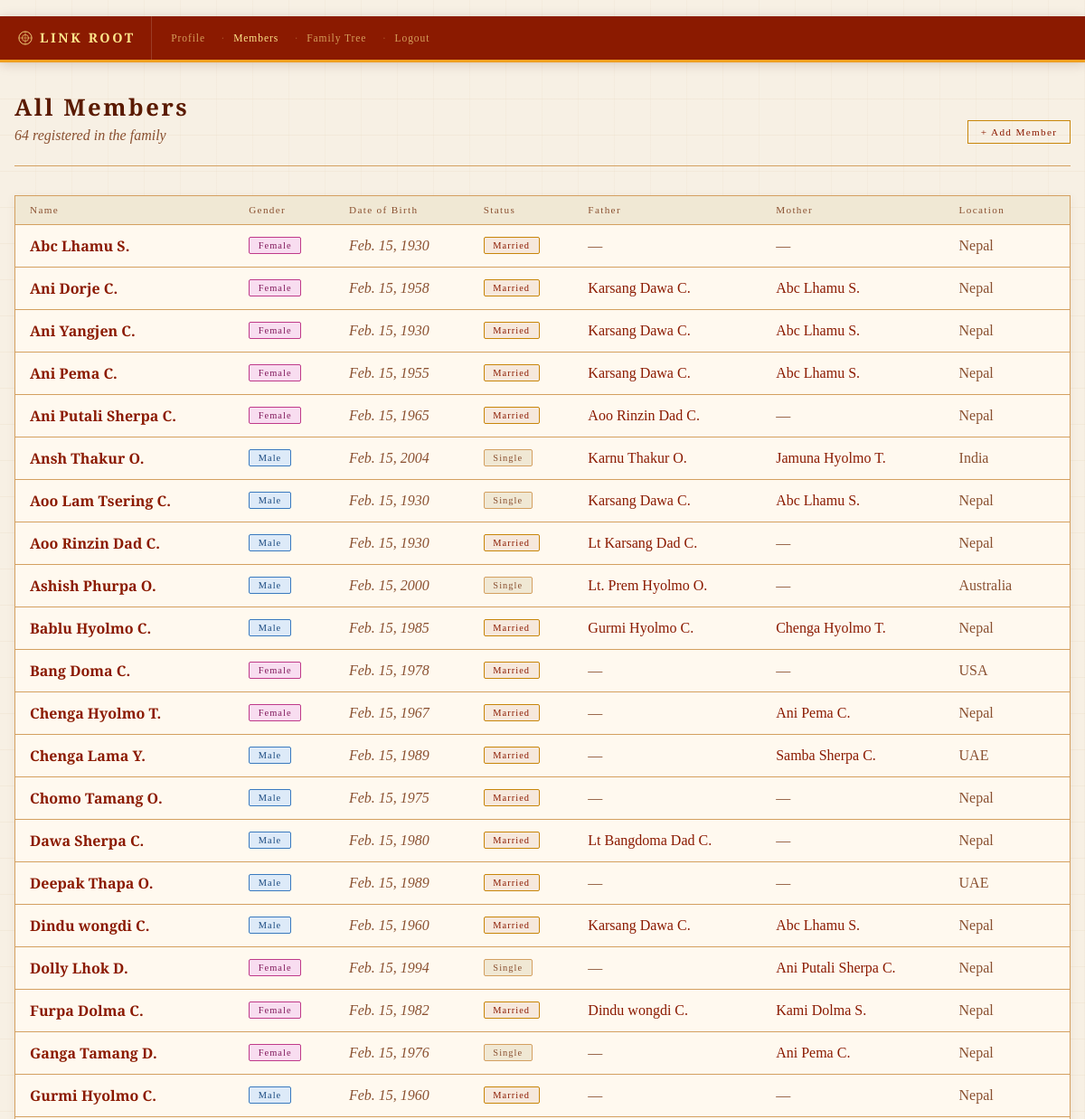
/accounts/family/ (signed in, upper part), run on an earlier commit of the app's database.
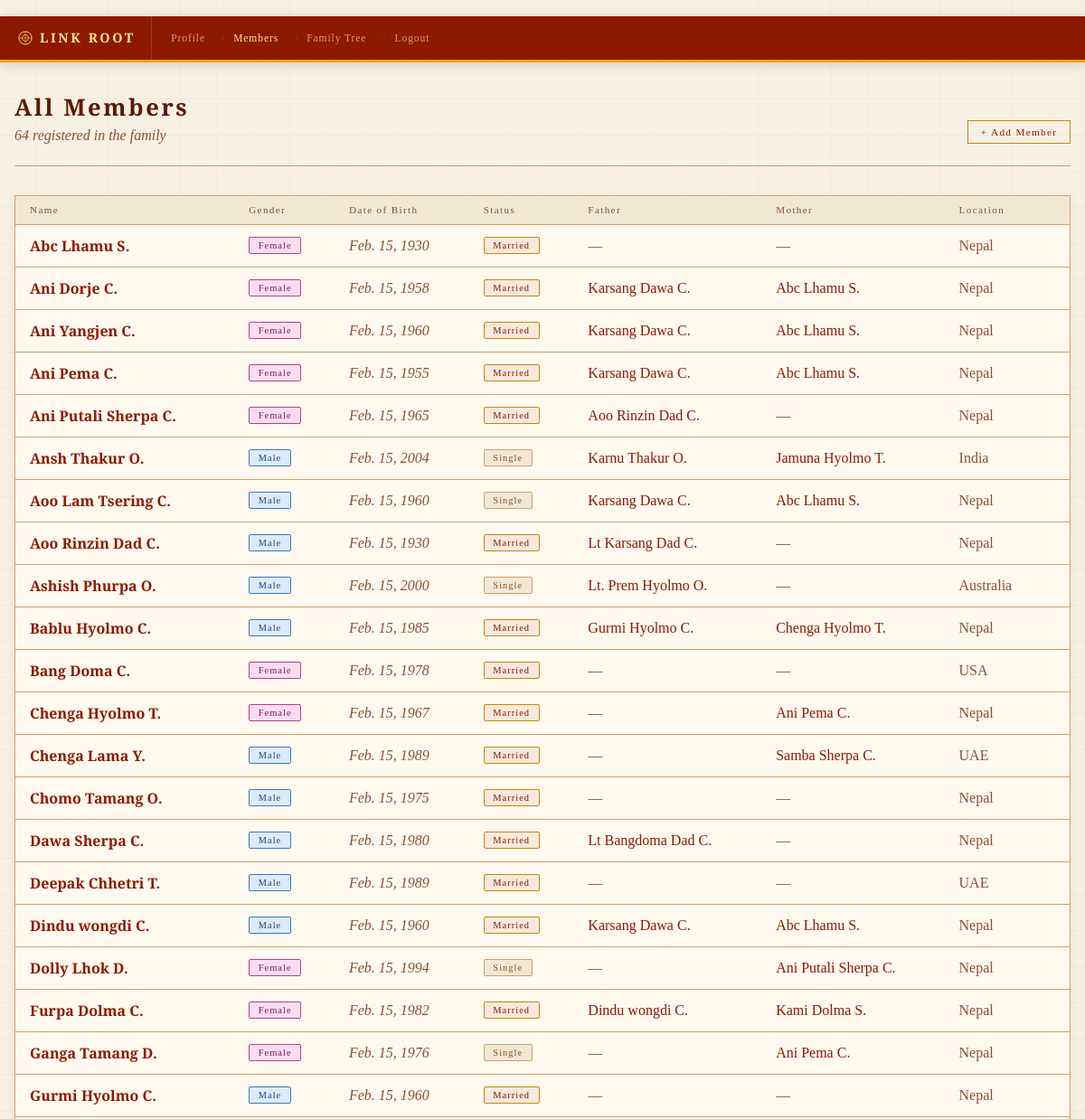
And on a later commit of the database.
### accounts/models.py (models this page shows, shortened)
class FamilyMember(models.Model):
    user         = models.ForeignKey(User, on_delete=models.CASCADE, null=True, blank=True)
    family_group = models.ForeignKey(FamilyGroup, on_delete=models.SET_NULL, null=True, blank=True, related_name='members')
    first_name   = models.CharField(max_length=100)
    middle_name  = models.CharField(max_length=100, blank=True)
    last_name    = models.CharField(max_length=100)
    gender         = models.CharField(max_length=1, choices=GENDER_CHOICES, null=True, blank=True)
    marital_status = models.CharField(max_length=10, choices=MARITAL_STATUS, default='Single')
    date_of_birth  = models.DateField(null=True, blank=True)
    date_of_death  = models.DateField(null=True, blank=True)
    address        = models.TextField(blank=True)
    photo          = models.ImageField(upload_to='members/', blank=True, null=True)
    phone          = models.CharField(max_length=30, blank=True)
    facebook       = models.CharField(max_length=200, blank=True)
    instagram      = models.CharField(max_length=200, blank=True)
    father = models.ForeignKey(
        'self', null=True, blank=True,
        on_delete=models.SET_NULL,
        related_name='children_of_father'
    )
    mother = models.ForeignKey(
        'self', null=True, blank=True,
        on_delete=models.SET_NULL,
        related_name='children_of_mother'
    )
    spouse = models.ForeignKey(
        'self', null=True, blank=True,
        on_delete=models.SET_NULL,
        related_name='married_to'
    )
    def __str__(self):
        if self.middle_name:
            return f"{self.first_name} {self.middle_name} {self.last_name[0]}."
        return f"{self.first_name} {self.last_name[0]}."

### accounts/views.py (the view)
# urls.py: path('family/', views.family_list, name='family_list'),
@login_required
def family_list(request):
    q = request.GET.get('q', '')
    user_group = _get_user_group(request.user)
    if request.user.is_staff or request.user.is_superuser:
        members = FamilyMember.objects.all()
    elif user_group:
        members = FamilyMember.objects.filter(family_group=user_group)
    else:
        members = FamilyMember.objects.all()
    if q:
        members = members.filter(first_name__icontains=q) | members.filter(last_name__icontains=q)
    members = members.distinct().order_by('first_name', 'last_name')
    return render(request, 'accounts/family_list.html', {'members': members, 'q': q})

### accounts/views.py (called while the page is built)
def _get_user_group(user):
    prof = UserProfile.objects.filter(user=user).first()
    return prof.family_group if prof else None

### accounts/templates/accounts/family_list.html (shortened to what this page needs)
﻿{% extends 'accounts/base.html' %}
{% block content %}
<div class="main wide">
  <div class="page-header" style="display:flex; justify-content:space-between; align-items:flex-end; flex-wrap:wrap; gap:0.75rem;">
    <div>
      <div class="page-title">All Members</div>
      <div class="page-subtitle" id="member-count">{{ members|length }} registered in the family</div>
    </div>
    <a href="{% url 'add_member' %}" class="btn btn-sm">+ Add Member</a>
  </div>
  {% if members %}
  <div class="card" style="padding:0; overflow:hidden;">
    <div class="table-scroll">
      <table class="data-table" id="members-table">
        <thead>
          <tr>
            <th style="cursor:pointer; user-select:none;" onclick="sortTable('name')">Name </th>
            <th style="cursor:pointer; user-select:none;" onclick="sortTable('gender')">Gender </th>
            <th style="cursor:pointer; user-select:none;" onclick="sortTable('dob')">Date of Birth </th>
            <th>Status</th>
            <th>Father</th>
            <th>Mother</th>
            <th style="cursor:pointer; user-select:none;" onclick="sortTable('location')">Location </th>
          </tr>
        </thead>
        <tbody id="table-body">
          {% for member in members %}
          <tr data-name="{{ member.first_name }} {{ member.last_name }}"
              data-gender="{{ member.gender }}"
              data-dob="{{ member.date_of_birth|date:'Y-m-d' }}"
              data-lastname="{{ member.last_name }}"
              data-location="{{ member.address }}">
            <td><a href="{% url 'family_detail' member.pk %}" class="text-link" style="font-weight:600;">{{ member }}</a></td>
            <td>
              {% if member.gender == 'M' %}<span class="badge badge-male">Male</span>
              {% elif member.gender == 'F' %}<span class="badge badge-female">Female</span>
              {% else %}<span style="color:var(--text-dim);">—</span>{% endif %}
            </td>
            <td style="color:var(--text-dim); font-style:italic;">{{ member.date_of_birth|default:"—" }}</td>
            <td>
              {% if member.marital_status == 'Married' %}<span class="badge badge-married">Married</span>
              {% else %}<span class="badge badge-single">Single</span>{% endif %}
            </td>
            <td>
              {% if member.father %}<a href="{% url 'family_detail' member.father.pk %}" class="text-link">{{ member.father }}</a>
              {% else %}<span style="color:var(--text-dim);">—</span>{% endif %}
            </td>
            <td>
              {% if member.mother %}<a href="{% url 'family_detail' member.mother.pk %}" class="text-link">{{ member.mother }}</a>
              {% else %}<span style="color:var(--text-dim);">—</span>{% endif %}
            </td>
            <td style="color:var(--text-dim);">{{ member.address|default:"—" }}</td>
          </tr>
          {% endfor %}
        </tbody>
      </table>
    </div>
  </div>
  {% endif %}
</div>
{% endblock %}

What changed in the data, as far as the page shows it:
changed FamilyMember "Ani Yangjen C.": date_of_birth "Feb. 15, 1930" → "Feb. 15, 1960"
changed FamilyMember "Aoo Lam Tsering C.": date_of_birth "Feb. 15, 1930" → "Feb. 15, 1960"
changed FamilyMember: middle_name+first_name+last_name "Deepak Thapa O." → "Deepak Chhetri T."
